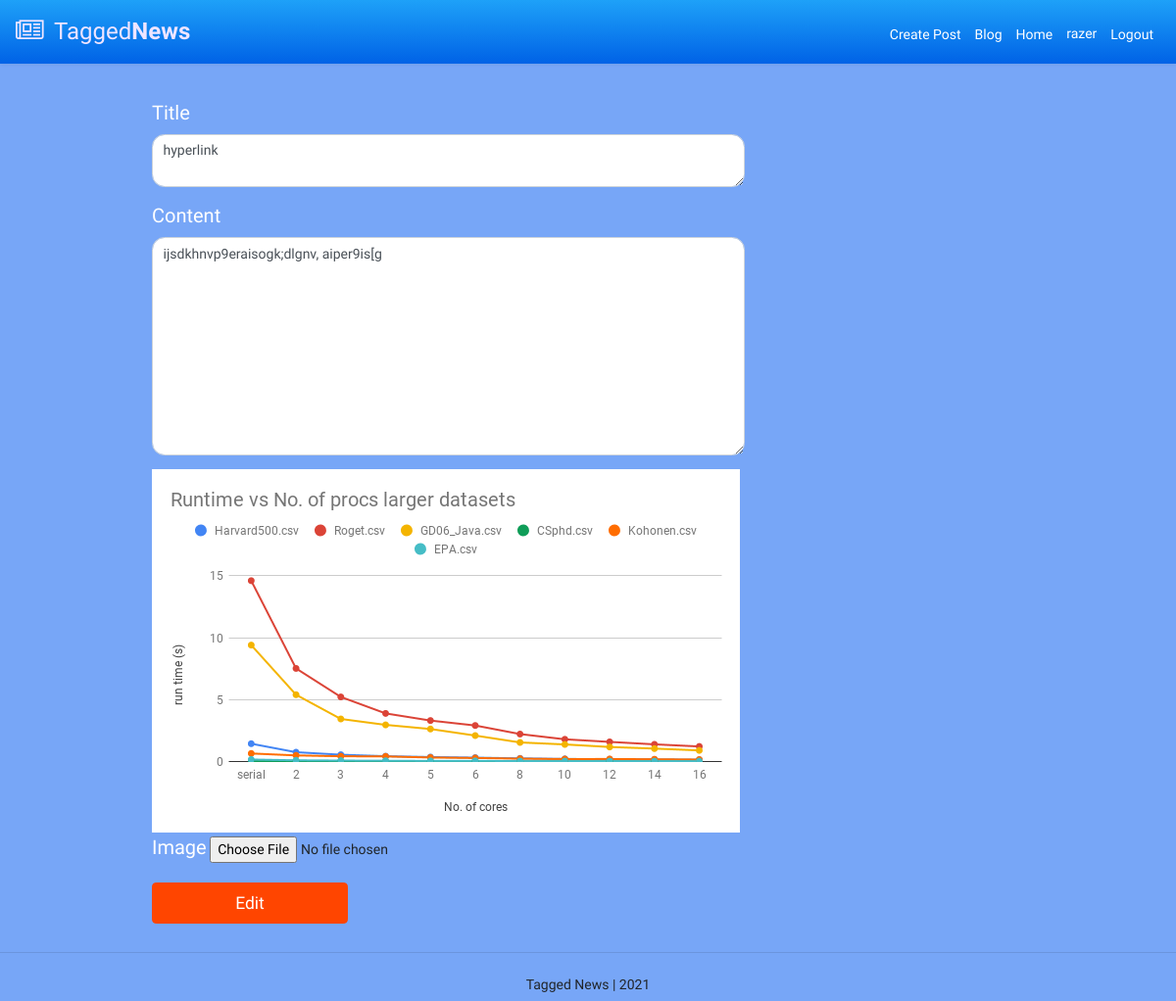
The app's page /blog1/post/16/edit (signed in) with its own data.
### account/models.py (models this page shows, shortened)
class Account(AbstractBaseUser, PermissionsMixin):
    email                       = models.EmailField(verbose_name="email", max_length=60, unique=True)
    username                    = models.CharField(max_length=30, unique=True)
    avatar                      = models.ImageField(upload_to=upload_location,default='avatar/default.png', blank=False)
    date_joined                 = models.DateTimeField(verbose_name='date joined', auto_now_add=True)
    last_login                  = models.DateTimeField(verbose_name='last login', auto_now=True)
    is_admin                    = models.BooleanField(default=False)
    is_active                   = models.BooleanField(default=True)
    is_staff                    = models.BooleanField(default=False)
    is_superuser                = models.BooleanField(default=False)
    USERNAME_FIELD = 'email'
    REQUIRED_FIELDS = ['username',]
    objects = MyAccountManager()

### blog/models.py (models this page shows, shortened)
class BlogPost(models.Model):
    title               = models.CharField(max_length=50, null=False, blank=False)
    body                = models.TextField(max_length=5000, null=False, blank=False)
    image               = models.ImageField(upload_to=upload_location, null=False, blank=False)
    date_published      = models.DateTimeField(auto_now_add=True, verbose_name="date_publishd")
    date_updated        = models.DateTimeField(auto_now=True, verbose_name="date_updated")
    author              = models.ForeignKey(settings.AUTH_USER_MODEL, on_delete=models.CASCADE)
    slug                = models.SlugField(blank=True, unique=True)
    upvote              = models.IntegerField(default=0)
    downvote            = models.IntegerField(default=0)

### blog/views.py (the view)
# urls.py: path('post/<id>/edit', update_post_view, name='editpost')
def update_post_view(request, id):
	if not request.user.is_authenticated:
		return redirect("blog")
	pos = get_object_or_404(blog, id=id)
	context = {}
	form = UpdateBlogPostForm()
	if request.POST:
		form = UpdateBlogPostForm(request.POST or None, request.FILES or None, instance=pos)
		if form.is_valid():
			obj = form.save(commit=False)
			obj.save()
			context['success_message'] = "Updated"
			user = obj
			return redirect('/blog1/' + pos.slug)
	else:
		form = UpdateCommentForm(
			initial={
				'title':pos.title,
				'body':pos.body,
				'image':pos.image
			}
		)
		print(pos.body)
	context['form'] = form
	return render(request, "blog/update_post_form.html", context)

### blog/forms.py
class UpdateCommentForm(forms.ModelForm):
    class Meta:
        model = Comment
        fields = ['body']

### blog/templates/blog/update_post_form.html (shortened to what this page needs)
{% extends 'base.html' %}
{% block content %}
<body>
<div class="container">
	<div class="row">
		<div class="col-lg-7 offset-lg-1">
			<form class="create-form" method="post" enctype="multipart/form-data">{% csrf_token %}
				<div class="form-group">
					<label for="id_title">Title</label>
                    <textarea class="form-control" type="text" name="title" id="id_title" >{{form.initial.title}}</textarea>
				</div>
				<div class="form-group">
					<label for="id_body">Content</label>
					<textarea class="form-control" rows="10" type="text" name="body" id="id_body" placeholder="This blog is about..." required>{{form.initial.body}}</textarea>
				</div>
				<div class="form-group">
					<img src="{{form.initial.image.url}}">
					<label for="id_image">Image</label>
					<input  type="file" name="image" id="id_image" accept="image/*" required>
				</div>
				<button class="submit-button btn btn-lg btn-primary btn-block" type="submit">Edit</button>
			</form>
		</div>
	</div>
</div>
</body>
{% endblock content %}

### templates/snippets/header.html (shortened to what this page needs)
<link rel="stylesheet" href="https://stackpath.bootstrapcdn.com/bootstrap/4.5.0/css/bootstrap.min.css">
<link rel="stylesheet" href="https://maxcdn.bootstrapcdn.com/font-awesome/4.7.0/css/font-awesome.min.css">
<body>
<nav class="navbar navbar-expand-xl navbar-dark bg-dark">
	<a href="{% url 'home' %}" class="navbar-brand"><i class="fa fa-newspaper-o"></i> Tagged<b>News</b></a>
		 <!-- {% load static %}
		 <a href="{% url 'home' %}" class="navbar-brand">
			<svg width="200" height="100"
       		 xmlns="http://www.w3.org/2000/svg">
        	<image href="{% static '/logo.png' %}" height="100" width="200"/>
        	</svg>
		 </a>  -->
	<div id="navbarCollapse" class="collapse navbar-collapse justify-content-start">
		<div class="navbar-nav ml-auto">
			{% if request.user.is_authenticated %}
			<a href="{% url 'blog:create' %}" class="nav-item nav-link"><span>Create Post</span></a>
			<a href="{% url 'blog' %}" class="nav-item nav-link"><span>Blog</span></a>
			<a href="{% url 'home' %}" class="nav-item nav-link"><span>Home</span></a>
			<div class="nav-item dropdown">
				<a href="#" data-toggle="dropdown" class="nav-item nav-link"><span>{{request.user.username}}</span></a>
			</div>
			<a href="{% url 'logout' %}" class="nav-item nav-link"><span>Logout</span></a>
			{% endif %}
		</div>
	</div>
</nav>
</body>
</html>

### templates/snippets/header.html (style rules this page uses)
body { background: #eeeeee; font-family: 'Varela Round', sans-serif; }
.navbar { color: #ffffff; background: linear-gradient(180deg,#1ea1f8,#0062E6) !important; padding: 10px 16px; margin-bottom:20px ; border-radius: 0; border: none; box-shadow: 0 0 4px rgba(0,0,0,.1); }
.navbar .navbar-brand { color: #efe5ff; padding-left: 0; padding-right: 50px; font-size: 24px; }
.navbar .navbar-brand i { font-size: 25px; margin-right: 5px; }
.navbar .nav-item span { position: relative; top: 3px; }
.navbar .navbar-nav > a { color: #efe5ff; padding: 8px 15px; font-size: 14px; }
.navbar-dark .navbar-nav .nav-link span { color: #ffffff; }

### blog/templates/blog/update_post_form.html (style rules this page uses)
body { background: #77A6F7; }
.create-form { width: 100%; max-width: 100%; padding: 15px; margin: auto; }
.submit-button { max-width: 200px; }
label { font-size: 20px; color:#FFFFFF; }
.form-control { border-radius: 0.9rem; }
.submit-button { background: #FF4500; border-color: #FF4500; }

### records on screen
Account: user.username "razer"
BlogPost: title "hyperlink", body "ijsdkhnvp9eraisogk;dlgnv, aiper9is[g"
